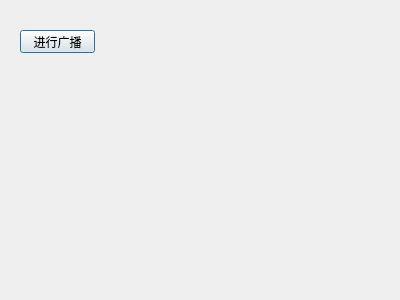
<?xml version="1.0" encoding="UTF-8"?>
<ui version="4.0">
 <class>Sender</class>
 <widget class="QDialog" name="Sender">
  <property name="geometry">
   <rect>
    <x>0</x>
    <y>0</y>
    <width>400</width>
    <height>300</height>
   </rect>
  </property>
  <property name="windowTitle">
   <string>发送</string>
  </property>
  <widget class="QPushButton" name="pushButton">
   <property name="geometry">
    <rect>
     <x>20</x>
     <y>30</y>
     <width>75</width>
     <height>23</height>
    </rect>
   </property>
   <property name="text">
    <string>进行广播</string>
   </property>
  </widget>
 </widget>
 <layoutdefault spacing="6" margin="11"/>
 <resources/>
 <connections/>
</ui>
